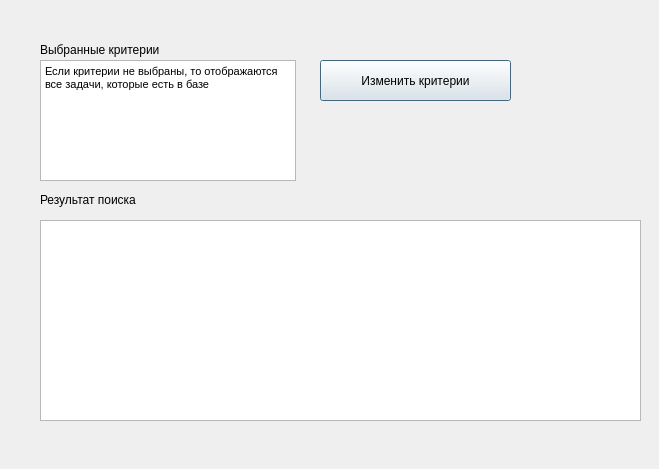
<?xml version="1.0" encoding="UTF-8"?>
<ui version="4.0">
 <class>SearchDialog</class>
 <widget class="QDialog" name="SearchDialog">
  <property name="geometry">
   <rect>
    <x>0</x>
    <y>0</y>
    <width>659</width>
    <height>469</height>
   </rect>
  </property>
  <property name="windowTitle">
   <string>Поиск</string>
  </property>
  <property name="modal">
   <bool>false</bool>
  </property>
  <widget class="QLabel" name="label">
   <property name="geometry">
    <rect>
     <x>40</x>
     <y>40</y>
     <width>221</width>
     <height>19</height>
    </rect>
   </property>
   <property name="text">
    <string>Выбранные критерии</string>
   </property>
  </widget>
  <widget class="QPushButton" name="pushButton">
   <property name="geometry">
    <rect>
     <x>320</x>
     <y>60</y>
     <width>191</width>
     <height>41</height>
    </rect>
   </property>
   <property name="text">
    <string>Изменить критерии</string>
   </property>
  </widget>
  <widget class="QTextBrowser" name="textBrowser">
   <property name="geometry">
    <rect>
     <x>40</x>
     <y>60</y>
     <width>256</width>
     <height>121</height>
    </rect>
   </property>
   <property name="html">
    <string>&lt;!DOCTYPE HTML PUBLIC &quot;-//W3C//DTD HTML 4.0//EN&quot; &quot;http://www.w3.org/TR/REC-html40/strict.dtd&quot;&gt;
&lt;html&gt;&lt;head&gt;&lt;meta name=&quot;qrichtext&quot; content=&quot;1&quot; /&gt;&lt;style type=&quot;text/css&quot;&gt;
p, li { white-space: pre-wrap; }
&lt;/style&gt;&lt;/head&gt;&lt;body style=&quot; font-family:'MS Shell Dlg 2'; font-size:8.15094pt; font-weight:400; font-style:normal;&quot;&gt;
&lt;p style=&quot; margin-top:0px; margin-bottom:0px; margin-left:0px; margin-right:0px; -qt-block-indent:0; text-indent:0px;&quot;&gt;&lt;span style=&quot; font-family:'MS Shell Dlg 2'; font-size:8.0597pt;&quot;&gt;Если критерии не выбраны, то отображаются все задачи, которые есть в базе&lt;/span&gt;&lt;/p&gt;&lt;/body&gt;&lt;/html&gt;</string>
   </property>
  </widget>
  <widget class="QLabel" name="label_2">
   <property name="geometry">
    <rect>
     <x>40</x>
     <y>190</y>
     <width>151</width>
     <height>19</height>
    </rect>
   </property>
   <property name="text">
    <string>Результат поиска</string>
   </property>
  </widget>
  <widget class="QTableWidget" name="tableWidget">
   <property name="geometry">
    <rect>
     <x>40</x>
     <y>220</y>
     <width>601</width>
     <height>201</height>
    </rect>
   </property>
   <property name="editTriggers">
    <set>QAbstractItemView::NoEditTriggers</set>
   </property>
   <property name="selectionBehavior">
    <enum>QAbstractItemView::SelectRows</enum>
   </property>
   <attribute name="horizontalHeaderCascadingSectionResizes">
    <bool>false</bool>
   </attribute>
   <attribute name="verticalHeaderVisible">
    <bool>false</bool>
   </attribute>
  </widget>
  <widget class="QLabel" name="label_3">
   <property name="geometry">
    <rect>
     <x>40</x>
     <y>440</y>
     <width>361</width>
     <height>16</height>
    </rect>
   </property>
   <property name="text">
    <string/>
   </property>
  </widget>
 </widget>
 <resources/>
 <connections/>
</ui>
